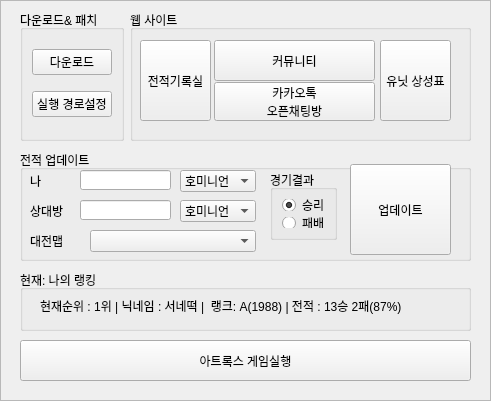
   <widget class="QFrame" name="atrox_frame">
    <property name="enabled">
     <bool>true</bool>
    </property>
    <property name="geometry">
     <rect>
      <x>790</x>
      <y>490</y>
      <width>491</width>
      <height>401</height>
     </rect>
    </property>
    <property name="frameShape">
     <enum>QFrame::StyledPanel</enum>
    </property>
    <property name="frameShadow">
     <enum>QFrame::Raised</enum>
    </property>
    <widget class="QGroupBox" name="groupBox_19">
     <property name="geometry">
      <rect>
       <x>20</x>
       <y>10</y>
       <width>104</width>
       <height>131</height>
      </rect>
     </property>
     <property name="title">
      <string>다운로드&amp;&amp; 패치</string>
     </property>
     <layout class="QVBoxLayout" name="verticalLayout_8">
      <item>
       <widget class="QPushButton" name="atrox_down">
        <property name="text">
         <string>다운로드</string>
        </property>
       </widget>
      </item>
      <item>
       <widget class="QPushButton" name="atrox_path">
        <property name="text">
         <string>실행 경로설정</string>
        </property>
       </widget>
      </item>
     </layout>
    </widget>
    <widget class="QGroupBox" name="groupBox_20">
     <property name="geometry">
      <rect>
       <x>20</x>
       <y>150</y>
       <width>451</width>
       <height>111</height>
      </rect>
     </property>
     <property name="title">
      <string>전적 업데이트</string>
     </property>
     <widget class="QPushButton" name="atrox_update">
      <property name="geometry">
       <rect>
        <x>330</x>
        <y>14</y>
        <width>101</width>
        <height>91</height>
       </rect>
      </property>
      <property name="text">
       <string>업데이트</string>
      </property>
     </widget>
     <widget class="QComboBox" name="atrox_myrace">
      <property name="geometry">
       <rect>
        <x>160</x>
        <y>20</y>
        <width>76</width>
        <height>22</height>
       </rect>
      </property>
      <item>
       <property name="text">
        <string>호미니언</string>
       </property>
      </item>
      <item>
       <property name="text">
        <string>인텔리언</string>
       </property>
      </item>
      <item>
       <property name="text">
        <string>크리티스</string>
       </property>
      </item>
     </widget>
     <widget class="QLineEdit" name="atrox_myname">
      <property name="geometry">
       <rect>
        <x>60</x>
        <y>20</y>
        <width>91</width>
        <height>20</height>
       </rect>
      </property>
     </widget>
     <widget class="QLineEdit" name="atrox_yourname">
      <property name="geometry">
       <rect>
        <x>60</x>
        <y>50</y>
        <width>91</width>
        <height>20</height>
       </rect>
      </property>
     </widget>
     <widget class="QComboBox" name="atrox_yourace">
      <property name="geometry">
       <rect>
        <x>160</x>
        <y>50</y>
        <width>76</width>
        <height>22</height>
       </rect>
      </property>
      <item>
       <property name="text">
        <string>호미니언</string>
       </property>
      </item>
      <item>
       <property name="text">
        <string>인텔리언</string>
       </property>
      </item>
      <item>
       <property name="text">
        <string>크리티스</string>
       </property>
      </item>
     </widget>
     <widget class="QLabel" name="label_26">
      <property name="geometry">
       <rect>
        <x>10</x>
        <y>50</y>
        <width>41</width>
        <height>21</height>
       </rect>
      </property>
      <property name="text">
       <string>상대방</string>
      </property>
     </widget>
     <widget class="QLabel" name="label_27">
      <property name="geometry">
       <rect>
        <x>10</x>
        <y>20</y>
        <width>41</width>
        <height>21</height>
       </rect>
      </property>
      <property name="frameShape">
       <enum>QFrame::NoFrame</enum>
      </property>
      <property name="text">
       <string>나</string>
      </property>
     </widget>
     <widget class="QLabel" name="label_28">
      <property name="geometry">
       <rect>
        <x>10</x>
        <y>80</y>
        <width>41</width>
        <height>21</height>
       </rect>
      </property>
      <property name="text">
       <string>대전맵</string>
      </property>
     </widget>
     <widget class="QComboBox" name="atrox_map">
      <property name="geometry">
       <rect>
        <x>70</x>
        <y>80</y>
        <width>166</width>
        <height>22</height>
       </rect>
      </property>
     </widget>
     <widget class="QGroupBox" name="groupBox_24">
      <property name="geometry">
       <rect>
        <x>250</x>
        <y>20</y>
        <width>67</width>
        <height>70</height>
       </rect>
      </property>
      <property name="title">
       <string>경기결과</string>
      </property>
      <layout class="QVBoxLayout" name="verticalLayout_13">
       <item>
        <widget class="QRadioButton" name="atrox_win">
         <property name="tabletTracking">
          <bool>false</bool>
         </property>
         <property name="text">
          <string>승리</string>
         </property>
         <property name="checked">
          <bool>true</bool>
         </property>
        </widget>
       </item>
       <item>
        <widget class="QRadioButton" name="atrox_lose">
         <property name="text">
          <string>패배</string>
         </property>
        </widget>
       </item>
      </layout>
     </widget>
    </widget>
    <widget class="QGroupBox" name="groupBox_21">
     <property name="geometry">
      <rect>
       <x>130</x>
       <y>10</y>
       <width>341</width>
       <height>131</height>
      </rect>
     </property>
     <property name="title">
      <string>웹 사이트</string>
     </property>
     <widget class="QPushButton" name="atrox_rank">
      <property name="geometry">
       <rect>
        <x>10</x>
        <y>30</y>
        <width>71</width>
        <height>81</height>
       </rect>
      </property>
      <property name="text">
       <string>전적기록실</string>
      </property>
     </widget>
     <widget class="QPushButton" name="atrox_cafe">
      <property name="geometry">
       <rect>
        <x>84</x>
        <y>30</y>
        <width>161</width>
        <height>41</height>
       </rect>
      </property>
      <property name="text">
       <string>커뮤니티</string>
      </property>
     </widget>
     <widget class="QPushButton" name="atrox_balance">
      <property name="geometry">
       <rect>
        <x>250</x>
        <y>30</y>
        <width>71</width>
        <height>81</height>
       </rect>
      </property>
      <property name="text">
       <string>유닛 상성표</string>
      </property>
     </widget>
     <widget class="QPushButton" name="atrox_kakao">
      <property name="geometry">
       <rect>
        <x>84</x>
        <y>72</y>
        <width>161</width>
        <height>39</height>
       </rect>
      </property>
      <property name="text">
       <string>카카오톡
오픈채팅방</string>
      </property>
     </widget>
    </widget>
    <widget class="QPushButton" name="atrox_start">
     <property name="geometry">
      <rect>
       <x>20</x>
       <y>340</y>
       <width>451</width>
       <height>41</height>
      </rect>
     </property>
     <property name="text">
      <string>아트록스 게임실행</string>
     </property>
     <property name="icon">
      <iconset>
       <normaloff>Atrox_107.ico</normaloff>Atrox_107.ico</iconset>
     </property>
     <property name="iconSize">
      <size>
       <width>30</width>
       <height>30</height>
      </size>
     </property>
    </widget>
    <widget class="QGroupBox" name="groupBox_29">
     <property name="geometry">
      <rect>
       <x>20</x>
       <y>270</y>
       <width>451</width>
       <height>61</height>
      </rect>
     </property>
     <property name="title">
      <string>현재: 나의 랭킹</string>
     </property>
     <widget class="QLabel" name="kuf_myrank_6">
      <property name="geometry">
       <rect>
        <x>20</x>
        <y>20</y>
        <width>431</width>
        <height>31</height>
       </rect>
      </property>
      <property name="frameShape">
       <enum>QFrame::NoFrame</enum>
      </property>
      <property name="text">
       <string>현재순위 : 1위 | 닉네임 : 서네떡 |  랭크: A(1988) | 전적 : 13승 2패(87%)</string>
      </property>
     </widget>
    </widget>
   </widget>
